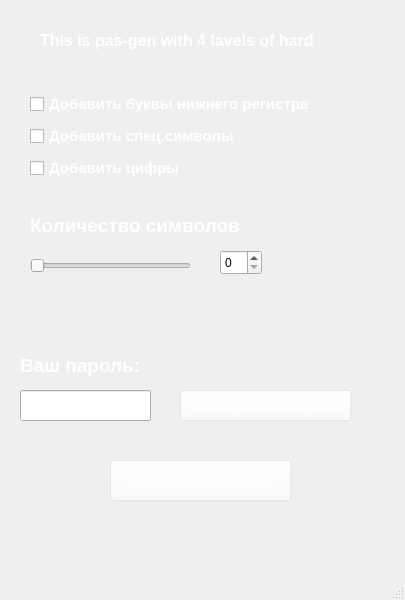
<?xml version="1.0" encoding="UTF-8"?>
<ui version="4.0">
 <class>MainWindow</class>
 <widget class="QMainWindow" name="MainWindow">
  <property name="enabled">
   <bool>true</bool>
  </property>
  <property name="geometry">
   <rect>
    <x>0</x>
    <y>0</y>
    <width>405</width>
    <height>600</height>
   </rect>
  </property>
  <property name="sizePolicy">
   <sizepolicy hsizetype="Maximum" vsizetype="Maximum">
    <horstretch>0</horstretch>
    <verstretch>0</verstretch>
   </sizepolicy>
  </property>
  <property name="windowTitle">
   <string>Password Generator</string>
  </property>
  <property name="windowIcon">
   <iconset theme="QIcon::ThemeIcon::MediaTape"/>
  </property>
  <property name="styleSheet">
   <string notr="true"/>
  </property>
  <widget class="QWidget" name="centralwidget">
   <widget class="QLabel" name="label">
    <property name="geometry">
     <rect>
      <x>40</x>
      <y>20</y>
      <width>281</width>
      <height>41</height>
     </rect>
    </property>
    <property name="font">
     <font>
      <pointsize>12</pointsize>
      <bold>true</bold>
      <hintingpreference>PreferNoHinting</hintingpreference>
     </font>
    </property>
    <property name="styleSheet">
     <string notr="true">color: rgb(255, 255, 255);</string>
    </property>
    <property name="text">
     <string>This is pas-gen with 4 lavels of hard</string>
    </property>
   </widget>
   <widget class="QPushButton" name="pushButton">
    <property name="geometry">
     <rect>
      <x>110</x>
      <y>460</y>
      <width>181</width>
      <height>41</height>
     </rect>
    </property>
    <property name="font">
     <font>
      <pointsize>11</pointsize>
      <bold>true</bold>
      <hintingpreference>PreferNoHinting</hintingpreference>
     </font>
    </property>
    <property name="focusPolicy">
     <enum>Qt::FocusPolicy::NoFocus</enum>
    </property>
    <property name="styleSheet">
     <string notr="true">color: rgb(255, 255, 255);
background-color: rgba(255, 255, 255, 0.25);</string>
    </property>
    <property name="text">
     <string>Генерация пароля</string>
    </property>
   </widget>
   <widget class="QWidget" name="verticalLayoutWidget">
    <property name="geometry">
     <rect>
      <x>30</x>
      <y>90</y>
      <width>311</width>
      <height>92</height>
     </rect>
    </property>
    <layout class="QVBoxLayout" name="verticalLayout">
     <item>
      <widget class="QCheckBox" name="checkBox_2">
       <property name="font">
        <font>
         <pointsize>11</pointsize>
         <bold>true</bold>
         <hintingpreference>PreferNoHinting</hintingpreference>
        </font>
       </property>
       <property name="styleSheet">
        <string notr="true">color: rgb(255, 255, 255);</string>
       </property>
       <property name="text">
        <string>Добавить буквы нижнего регистра</string>
       </property>
      </widget>
     </item>
     <item>
      <widget class="QCheckBox" name="checkBox">
       <property name="font">
        <font>
         <pointsize>11</pointsize>
         <bold>true</bold>
         <hintingpreference>PreferNoHinting</hintingpreference>
        </font>
       </property>
       <property name="styleSheet">
        <string notr="true">color: rgb(255, 255, 255);</string>
       </property>
       <property name="text">
        <string>Добавить спец.символы</string>
       </property>
      </widget>
     </item>
     <item>
      <widget class="QCheckBox" name="checkBox_3">
       <property name="font">
        <font>
         <pointsize>11</pointsize>
         <bold>true</bold>
         <hintingpreference>PreferNoHinting</hintingpreference>
        </font>
       </property>
       <property name="styleSheet">
        <string notr="true">color: rgb(255, 255, 255);</string>
       </property>
       <property name="text">
        <string>Добавить цифры</string>
       </property>
      </widget>
     </item>
    </layout>
   </widget>
   <widget class="QSlider" name="horizontalSlider">
    <property name="geometry">
     <rect>
      <x>30</x>
      <y>250</y>
      <width>161</width>
      <height>31</height>
     </rect>
    </property>
    <property name="orientation">
     <enum>Qt::Orientation::Horizontal</enum>
    </property>
   </widget>
   <widget class="QLineEdit" name="lineEdit">
    <property name="geometry">
     <rect>
      <x>20</x>
      <y>390</y>
      <width>131</width>
      <height>31</height>
     </rect>
    </property>
    <property name="font">
     <font>
      <bold>true</bold>
     </font>
    </property>
   </widget>
   <widget class="QLabel" name="label_3">
    <property name="geometry">
     <rect>
      <x>20</x>
      <y>347</y>
      <width>141</width>
      <height>37</height>
     </rect>
    </property>
    <property name="font">
     <font>
      <pointsize>14</pointsize>
      <bold>true</bold>
      <hintingpreference>PreferNoHinting</hintingpreference>
     </font>
    </property>
    <property name="styleSheet">
     <string notr="true">color: rgb(255, 255, 255);</string>
    </property>
    <property name="text">
     <string>Ваш пароль:</string>
    </property>
   </widget>
   <widget class="QPushButton" name="pushButton_2">
    <property name="geometry">
     <rect>
      <x>180</x>
      <y>390</y>
      <width>171</width>
      <height>31</height>
     </rect>
    </property>
    <property name="font">
     <font>
      <pointsize>11</pointsize>
      <bold>true</bold>
      <hintingpreference>PreferNoHinting</hintingpreference>
     </font>
    </property>
    <property name="focusPolicy">
     <enum>Qt::FocusPolicy::NoFocus</enum>
    </property>
    <property name="styleSheet">
     <string notr="true">color: rgb(255, 255, 255);
background-color: rgba(255, 255, 255, 0.25);</string>
    </property>
    <property name="text">
     <string>Скопировать пароль</string>
    </property>
   </widget>
   <widget class="QLabel" name="label_4">
    <property name="geometry">
     <rect>
      <x>30</x>
      <y>200</y>
      <width>241</width>
      <height>51</height>
     </rect>
    </property>
    <property name="font">
     <font>
      <pointsize>14</pointsize>
      <bold>true</bold>
      <hintingpreference>PreferNoHinting</hintingpreference>
     </font>
    </property>
    <property name="styleSheet">
     <string notr="true">color: rgb(255, 255, 255);</string>
    </property>
    <property name="text">
     <string>Количество символов</string>
    </property>
   </widget>
   <widget class="QSpinBox" name="spinBox">
    <property name="geometry">
     <rect>
      <x>220</x>
      <y>250</y>
      <width>42</width>
      <height>25</height>
     </rect>
    </property>
   </widget>
   <widget class="QWidget" name="widget" native="true">
    <property name="geometry">
     <rect>
      <x>140</x>
      <y>290</y>
      <width>120</width>
      <height>80</height>
     </rect>
    </property>
   </widget>
  </widget>
  <widget class="QMenuBar" name="menubar">
   <property name="geometry">
    <rect>
     <x>0</x>
     <y>0</y>
     <width>405</width>
     <height>21</height>
    </rect>
   </property>
  </widget>
  <widget class="QStatusBar" name="statusbar"/>
 </widget>
 <resources/>
 <connections/>
</ui>
